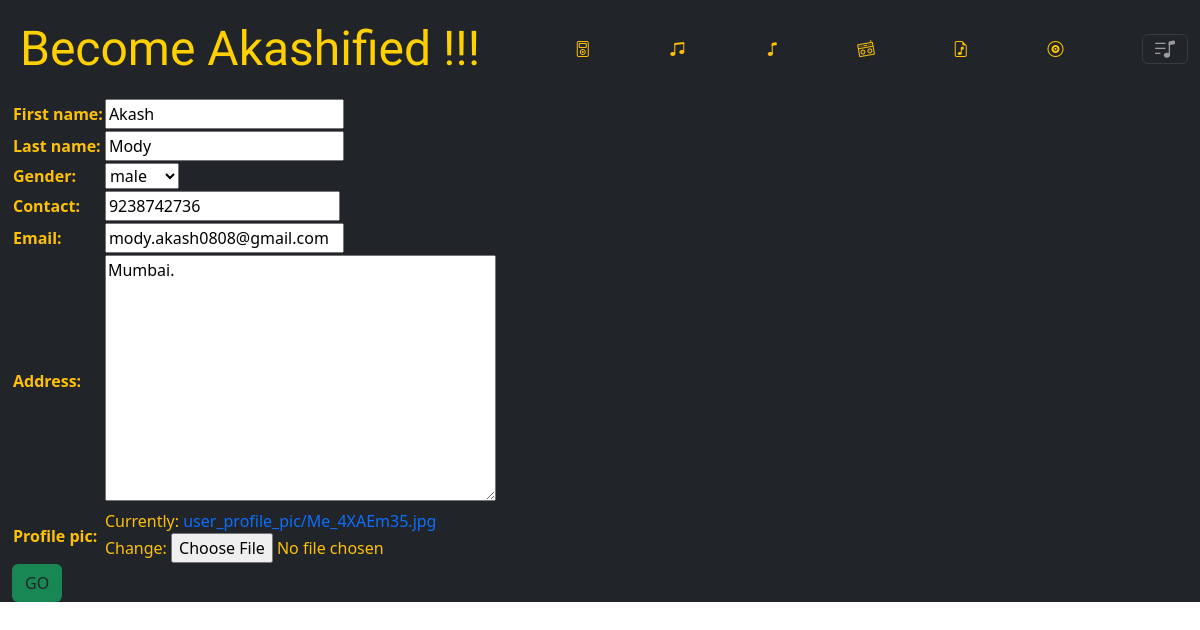
Screenshot of /editProfile/8 with the database file from the repository.
### mediaPlay/models.py (models this page shows)
class Listener(models.Model):
    gen = [('Male', 'male'), ('Female', 'female'), ('Others','others')]
    lid = models.AutoField(primary_key=True)
    first_name = models.CharField(max_length = 50, default="")
    last_name = models.CharField(max_length=50, default="")
    contact = models.PositiveBigIntegerField(validators=[MinValueValidator(1000000000), MaxValueValidator(9999999999)])
    email = models.EmailField(max_length=100, unique=True)
    address = models.TextField(max_length=500, default = "")
    gender = models.CharField(max_length = 20, choices=gen)
    profile_pic = models.ImageField(upload_to='user_profile_pic', default='user_profile_pic/guest.jpg')
    member = models.CharField(max_length=100, default="GUEST")
    username = models.CharField(max_length=50, default="", null=False, unique = True)
    password = models.CharField(max_length=16, default="")

### mediaPlay/views.py (the view)
# urls.py: path('editProfile/<int:pk>', EditProfile.as_view(), name = "editProfile"),
class EditProfile(UpdateView):
    model = Listener
    fields = ("first_name", "last_name", "gender", "contact", "email", "address", "profile_pic")
    template_name = 'register.html'
    success_url = reverse_lazy('index')

### mediaPlay/templates/register.html (shortened to what this page needs)
{% extends 'base.html' %}
{% block body %}
    <div class="container-fluid bg-dark text-warning">
        <form action="" method = "post" enctype="multipart/form-data">
            <table>
                {{form.as_table}}
            </table>
            <input class= "btn bg-success" type="submit" value ="GO">
        </form>
    </div>
{% endblock body %}

### mediaPlay/static/css/style.css (style rules this page uses)
a { text-decoration: none; }

### rows the page displays
Listener: first_name "Akash", last_name "Mody", gender "male", contact "9238742736", email "mody.akash0808@gmail.com", address "Mumbai."
